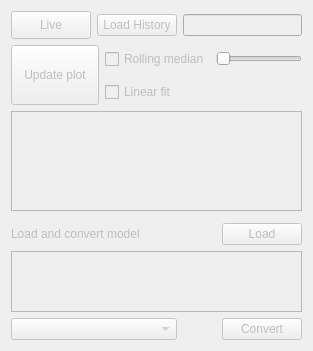
     <widget class="QWidget" name="tab_history">
      <property name="enabled">
       <bool>false</bool>
      </property>
      <property name="toolTip">
       <string>(Under development) </string>
      </property>
      <attribute name="title">
       <string>History</string>
      </attribute>
      <layout class="QGridLayout" name="gridLayout_20">
       <item row="0" column="0">
        <widget class="QPushButton" name="pushButton_Live">
         <property name="sizePolicy">
          <sizepolicy hsizetype="Maximum" vsizetype="Fixed">
           <horstretch>0</horstretch>
           <verstretch>0</verstretch>
          </sizepolicy>
         </property>
         <property name="minimumSize">
          <size>
           <width>0</width>
           <height>28</height>
          </size>
         </property>
         <property name="maximumSize">
          <size>
           <width>16777215</width>
           <height>16777215</height>
          </size>
         </property>
         <property name="toolTip">
          <string>&lt;html&gt;&lt;head/&gt;&lt;body&gt;&lt;p&gt;Load and display the model which is currently fitted&lt;/p&gt;&lt;/body&gt;&lt;/html&gt;</string>
         </property>
         <property name="text">
          <string>Live</string>
         </property>
        </widget>
       </item>
       <item row="0" column="1" colspan="2">
        <widget class="QPushButton" name="pushButton_LoadHistory">
         <property name="sizePolicy">
          <sizepolicy hsizetype="Maximum" vsizetype="Fixed">
           <horstretch>0</horstretch>
           <verstretch>0</verstretch>
          </sizepolicy>
         </property>
         <property name="minimumSize">
          <size>
           <width>0</width>
           <height>0</height>
          </size>
         </property>
         <property name="maximumSize">
          <size>
           <width>16777215</width>
           <height>16777215</height>
          </size>
         </property>
         <property name="toolTip">
          <string>&lt;html&gt;&lt;head/&gt;&lt;body&gt;&lt;p&gt;Select a history file to be plotted&lt;/p&gt;&lt;/body&gt;&lt;/html&gt;</string>
         </property>
         <property name="text">
          <string>Load History</string>
         </property>
        </widget>
       </item>
       <item row="1" column="0" rowspan="2" colspan="2">
        <widget class="QPushButton" name="pushButton_UpdateHistoryPlot">
         <property name="sizePolicy">
          <sizepolicy hsizetype="Minimum" vsizetype="Fixed">
           <horstretch>0</horstretch>
           <verstretch>0</verstretch>
          </sizepolicy>
         </property>
         <property name="minimumSize">
          <size>
           <width>0</width>
           <height>60</height>
          </size>
         </property>
         <property name="text">
          <string>Update plot</string>
         </property>
        </widget>
       </item>
       <item row="1" column="2" colspan="2">
        <widget class="QCheckBox" name="checkBox_rollingMedian">
         <property name="enabled">
          <bool>false</bool>
         </property>
         <property name="text">
          <string>Rolling median</string>
         </property>
        </widget>
       </item>
       <item row="1" column="4" colspan="2">
        <widget class="QSlider" name="horizontalSlider_rollmedi">
         <property name="enabled">
          <bool>false</bool>
         </property>
         <property name="minimumSize">
          <size>
           <width>0</width>
           <height>0</height>
          </size>
         </property>
         <property name="maximumSize">
          <size>
           <width>16777215</width>
           <height>19</height>
          </size>
         </property>
         <property name="orientation">
          <enum>Qt::Horizontal</enum>
         </property>
        </widget>
       </item>
       <item row="2" column="2">
        <widget class="QCheckBox" name="checkBox_linearFit">
         <property name="text">
          <string>Linear fit</string>
         </property>
        </widget>
       </item>
       <item row="3" column="0" colspan="6">
        <widget class="QTableWidget" name="tableWidget_HistoryItems">
         <property name="sizePolicy">
          <sizepolicy hsizetype="Preferred" vsizetype="Preferred">
           <horstretch>0</horstretch>
           <verstretch>0</verstretch>
          </sizepolicy>
         </property>
         <property name="minimumSize">
          <size>
           <width>0</width>
           <height>100</height>
          </size>
         </property>
         <property name="maximumSize">
          <size>
           <width>16777215</width>
           <height>100</height>
          </size>
         </property>
         <property name="toolTip">
          <string>Information of the history file is shown here</string>
         </property>
        </widget>
       </item>
       <item row="4" column="0" colspan="6">
        <widget class="QWidget" name="widget" native="true"/>
       </item>
       <item row="5" column="0" colspan="3">
        <widget class="QLabel" name="label_loadAndConvertModel">
         <property name="sizePolicy">
          <sizepolicy hsizetype="Preferred" vsizetype="Preferred">
           <horstretch>0</horstretch>
           <verstretch>0</verstretch>
          </sizepolicy>
         </property>
         <property name="text">
          <string>Load and convert model</string>
         </property>
         <property name="alignment">
          <set>Qt::AlignLeading|Qt::AlignLeft|Qt::AlignVCenter</set>
         </property>
        </widget>
       </item>
       <item row="5" column="5">
        <widget class="QPushButton" name="pushButton_loadModel">
         <property name="minimumSize">
          <size>
           <width>0</width>
           <height>0</height>
          </size>
         </property>
         <property name="maximumSize">
          <size>
           <width>100</width>
           <height>16777215</height>
          </size>
         </property>
         <property name="toolTip">
          <string>Load a specific model for conversion</string>
         </property>
         <property name="text">
          <string>Load</string>
         </property>
        </widget>
       </item>
       <item row="6" column="0" colspan="6">
        <widget class="QTextBrowser" name="textBrowser_SelectedModelInfo">
         <property name="minimumSize">
          <size>
           <width>0</width>
           <height>61</height>
          </size>
         </property>
         <property name="maximumSize">
          <size>
           <width>16777215</width>
           <height>61</height>
          </size>
         </property>
        </widget>
       </item>
       <item row="7" column="0" colspan="3">
        <widget class="QComboBox" name="comboBox_convertTo">
         <property name="enabled">
          <bool>false</bool>
         </property>
         <property name="toolTip">
          <string>Choose a target file format</string>
         </property>
        </widget>
       </item>
       <item row="7" column="5">
        <widget class="QPushButton" name="pushButton_convertModel">
         <property name="enabled">
          <bool>false</bool>
         </property>
         <property name="sizePolicy">
          <sizepolicy hsizetype="Minimum" vsizetype="Fixed">
           <horstretch>0</horstretch>
           <verstretch>0</verstretch>
          </sizepolicy>
         </property>
         <property name="maximumSize">
          <size>
           <width>100</width>
           <height>16777215</height>
          </size>
         </property>
         <property name="text">
          <string>Convert</string>
         </property>
        </widget>
       </item>
       <item row="0" column="3" colspan="3">
        <widget class="QLineEdit" name="lineEdit_LoadHistory">
         <property name="enabled">
          <bool>false</bool>
         </property>
         <property name="sizePolicy">
          <sizepolicy hsizetype="Minimum" vsizetype="Fixed">
           <horstretch>0</horstretch>
           <verstretch>0</verstretch>
          </sizepolicy>
         </property>
         <property name="toolTip">
          <string>Enter path and filename of a history-file (.csv)</string>
         </property>
        </widget>
       </item>
      </layout>
     </widget>
